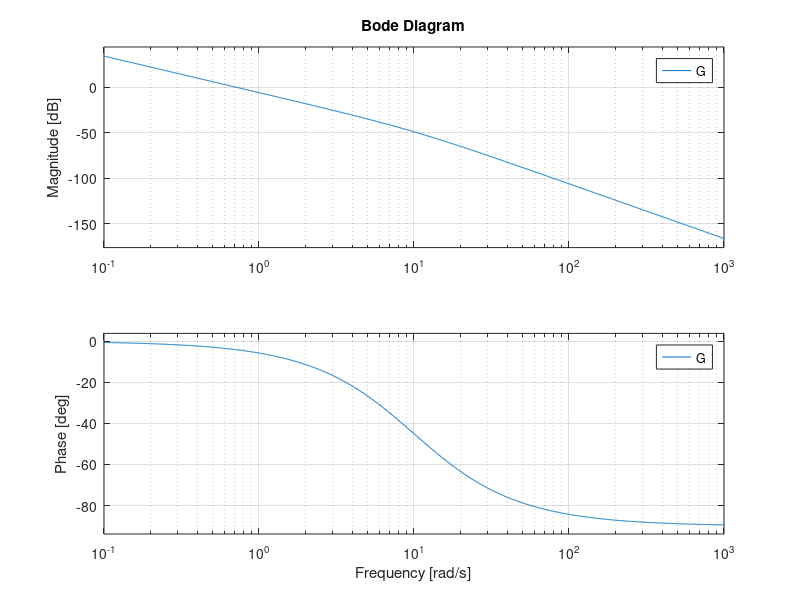

Write the MATLAB code that produced this figure. (Note: this script raises an error after producing the figure.)
%% Pitch control of a quadrotor:

m = 2;
ut0 = 1;
tau_theta = 0.1;
s = tf("s");
G = -1/s^2/(1+tau_theta*s)/m;
bode(G);
grid on;
sisotool(G)

%% Control using linear output feedback:

A = [0 1 0; 0 0 -ut0/m; 0 0 -1/tau_theta];
B = [0;0;1/tau_theta];
C = [1 0 0; 0 1 0];
D = 0;

sys = ss(A,B,C,D);
damp(sys)
poles = [roots([0.5^2 sqrt(2)/2*0.5 1]); -10];
K = place(A,B,poles);
norm(K)
damp(A-B*K)

